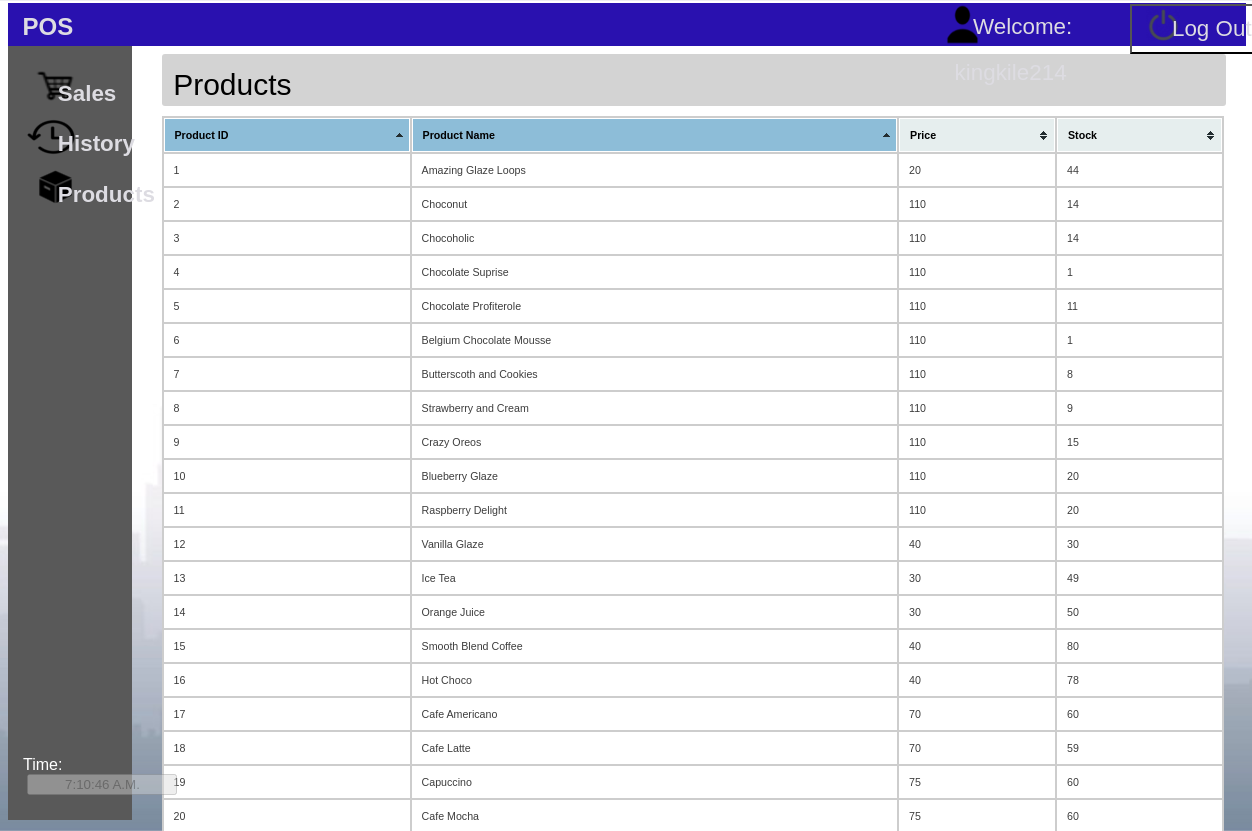
/views/products.php (signed in), run on the app's committed database.
### tables this page shows
CREATE TABLE `products` (
  `productID` int(11) NOT NULL,
  `productName` varchar(50) NOT NULL,
  `price` float NOT NULL,
  `stock` int(11) NOT NULL
);

### models/dbConnect.php (called while the page is built, shortened)
<?php
	class DBConnect {
		function __construct() {
			$dbhost = "localhost:3306";
			$dbuser = "root";
			$dbpass = "";
			$dbname = "appsys_db";
			$this->conn = mysqli_connect($dbhost, $dbuser, $dbpass, $dbname);
		}
	}
?>

### controllers/productFunction.php (called while the page is built, shortened)
<?php
	include "../models/productsModel.php";
	$db = new productsModel();
	$productrows = $db->getProducts();
?>

### models/productsModel.php (called while the page is built, shortened)
<?php
	include "../models/dbConnect.php";
	class productsModel extends dbConnect {
		function getProducts(){
			$query = "SELECT * FROM products";
			$result = mysqli_query($this -> conn, $query);
			return $result;
		}
	}
?>

### views/products.php (the view, shortened to what this page needs)
<?php
	include "../controllers/productFunction.php";
?>
<?php include("header.php") ?>
<body>
	<?php include("topnav.php") ?>
	<div class="outcon">
		<div class="inhead">
			<span class="headtitle"> Products </span>
		</div>
		<div class="contentcon">
		<table id = "producttable" class="tablesorter">
			<thead>
				<th>Product ID</th>
				<th>Product Name</th>
				<th>Price</th>
				<th>Stock</th>
			</thead>
			<tbody>
				<?php
					if($productrows->num_rows > 0){
						while($productrow = $productrows->fetch_assoc()){
				?>
				<tr class="salercd">
					<td><?php echo $productrow['productID'];?></td>
					<td><?php echo $productrow['productName'];?></td>
					<td><?php echo $productrow['price'];?></td>
					<td><?php echo $productrow['stock'];?></td>
					</tr>
					<?php }} ?>
					</tbody>
				</table>
		</div>
	</div>
</body>
</html>

### views/header.php (shortened to what this page needs)
<html>
<head>
	<link rel="stylesheet" type="text/css" href="../css/Style.css">
	<link href="../css/blue/style.css" rel="stylesheet" type="text/css" >
</head>

### controllers/logoutFunction.php (shortened to what this page needs)
<head>
	<link rel="stylesheet" type="text/css" href="../css/Style.css">
</head>

### views/topnav.php
<?php include("../controllers/logoutFunction.php"); ?>
<div class="topnav">
	<div class="tcont">
		<span id="toptitle">POS System</span>
	</div>
	<div class="logout">
		<form id="logoutForm" action="<?php $_PHP_SELF ?>" method="post">
			<input type="submit" name="logout" id="logout" value="Log Out"/>
		</form>
	</div>
	<div class="welcome">
		<span id="welcome"> Welcome: <?php echo $_SESSION['user'] ?></s>
	</div>
</div>
<div class="sidenav">
	<ul>
		<li class="menuitem-sales"><a class="menulink" href=<?php echo "sales.php?username=".$_COOKIE['user']?>><span>Sales</span></a></li>
		<li class="menuitem-history"><a class="menulink" href=<?php echo "history.php?username=".$_COOKIE['user']?>><span>History</span></a></li>
		<li class="menuitem-products"><a class="menulink" href=<?php echo "products.php?username=".$_COOKIE['user']?>><span>Products</span></a></li>
	</ul>
	<div class="clockcon">
		<form name="clock">
			<font color="white">Time: <br></font>&nbsp;<input style="width:150px;" type="submit" disabled="disabled"  name="face">
		</form>
	</div>
</div>

### css/Style.css (style rules this page uses)
body { font-family:helvetica; background:url('../Images/BG.jpg') center top; background-size: cover; }
#logout { height:50px; width: 160px; margin-left: -28px; background-color: transparent; }
#welcome { color: #dddce2; vertical-align: middle; font-size: 140%; padding-left: 10%; }
#logout { color: #dddce2; vertical-align: middle; font-size: 140%; padding-left: 10%; }
#toptitle { font-size: 150%; font-weight: bold; color: #dddce2; vertical-align: middle; padding: 1%; }
.tcont { height: 100%; width: 10%; float: left; line-height: 290%; padding-left: 1%; }
.topnav { background-color: #191970; background-size: cover; margin-top: -0.4%; width: 100%; height: 5%; border: 1px solid transparent; background-color: #2911af; }
.welcome { background-image: url('../images/user.png'); background-position: left center; background-repeat: no-repeat; line-height: 290%; position: relative; float: right; width:15%; height: 100%; padding-left: 1.2%; }
.logout { background-image: url('../images/out.png'); background-position: left center; background-repeat: no-repeat; text-align: left; vertical-align: middle; line-height: 80%; position: relative; line-height: 290%; float: right; height: 100%; width: 7%; padding-left: 1.5%; }
.sidenav { background-color: #595959; height:95%; width: 10%; float: left; }
.sidenav li { margin-top: 2%; margin-left: -26%; padding-left: 35%; padding-bottom: 12%; position:relative; display:block; line-height: 290%; height: 5%; width: 91%; }
a { color: inherit; }
.menuitem-sales { background-image: url('../images/sales.png'); background-position: left center; background-repeat: no-repeat; font-weight: bold; color: #dddce2; vertical-align: middle; font-size: 140%; }
.menuitem-products { background-image: url('../images/products.png'); background-position: left center; background-repeat: no-repeat; font-weight: bold; color: #dddce2; vertical-align: middle; font-size: 140%; }
.menuitem-history { background-image: url('../images/history.png'); background-position: left center; background-repeat: no-repeat; font-weight: bold; color: #dddce2; vertical-align: middle; font-size: 140%; }
.menulink { display: block; height: 150%; width: 100%; text-decoration: none; padding-left: 3%; }
.clockcon { position: fixed; bottom: 20; left: 23; }
.outcon { border-radius: 10px; margin-top: 0.6%; margin-right: 1.5%; height: 88%; width:86%; float: right; border: 1px solid transparent; }
.inhead { background-color: #D3D3D3; height: 7%; width:100%; border: 1px solid transparent; border-radius: 3px; }
.headtitle { font-size: 30; margin-left: 1%; position:relative; display:block; line-height: 200%; }

### css/blue/style.css (style rules this page uses)
table.tablesorter { font-family:arial; background-color: #CDCDCD; margin:10px 0pt 15px; font-size: 8pt; width: 100%; text-align: left; height: 15%; }
table.tablesorter thead tr th, table.tablesorter tfoot tr th { background-color: #e6EEEE; border: 1px solid #FFF; font-size: 8pt; padding: 10px; }
table.tablesorter thead tr .header { background-image: url(bg.gif); background-repeat: no-repeat; background-position: center right; cursor: pointer; }
table.tablesorter tbody td { color: #3D3D3D; padding: 10px; background-color: #FFF; vertical-align: top; }
table.tablesorter thead tr .headerSortDown { background-image: url(desc.gif); }
table.tablesorter thead tr .headerSortDown, table.tablesorter thead tr .headerSortUp { background-color: #8dbdd8; }

### data on the page
products: productID "1", productName "Amazing Glaze Loops", price "20", stock "44"
products: productID "2", productName "Choconut", price "110", stock "14"
products: productID "3", productName "Chocoholic", price "110", stock "14"
products: productID "4", productName "Chocolate Suprise", price "110", stock "1"
products: productID "5", productName "Chocolate Profiterole", price "110", stock "11"
products: productID "6", productName "Belgium Chocolate Mousse", price "110", stock "1"
products: productID "7", productName "Butterscoth and Cookies", price "110", stock "8"
products: productID "8", productName "Strawberry and Cream", price "110", stock "9"
products: productID "9", productName "Crazy Oreos", price "110", stock "15"
products: productID "10", productName "Blueberry Glaze", price "110", stock "20"
products: productID "11", productName "Raspberry Delight", price "110", stock "20"
products: productID "12", productName "Vanilla Glaze", price "40", stock "30"
products: productID "13", productName "Ice Tea", price "30", stock "49"
products: productID "14", productName "Orange Juice", price "30", stock "50"
products: productID "15", productName "Smooth Blend Coffee", price "40", stock "80"
products: productID "16", productName "Hot Choco", price "40", stock "78"
products: productID "17", productName "Cafe Americano", price "70", stock "60"
products: productID "18", productName "Cafe Latte", price "70", stock "59"
products: productID "19", productName "Capuccino", price "75", stock "60"
products: productID "20", productName "Cafe Mocha", price "75", stock "60"
